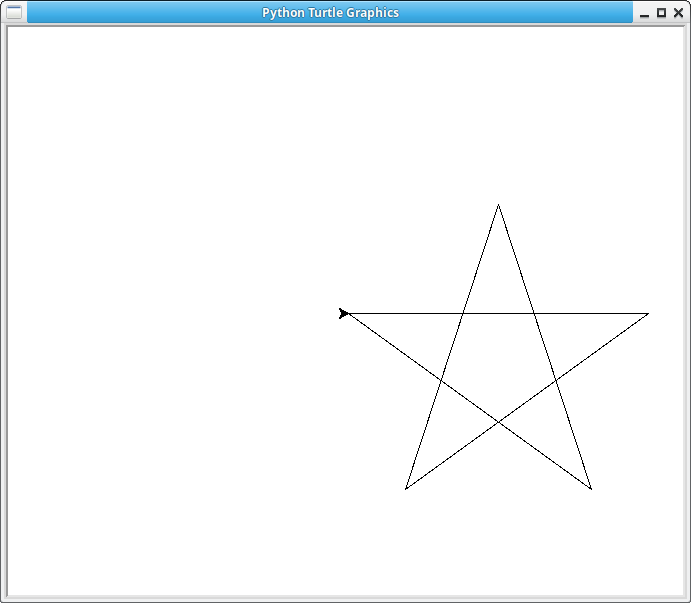

Reproduce this figure in Python.
import turtle

def main():
    count = 1
    while count <= 5:
        turtle.forward(300)
        turtle.right(144)
        count = count + 1
        print(count)
    turtle.exitonclick()

if __name__ == "__main__":
    main()
